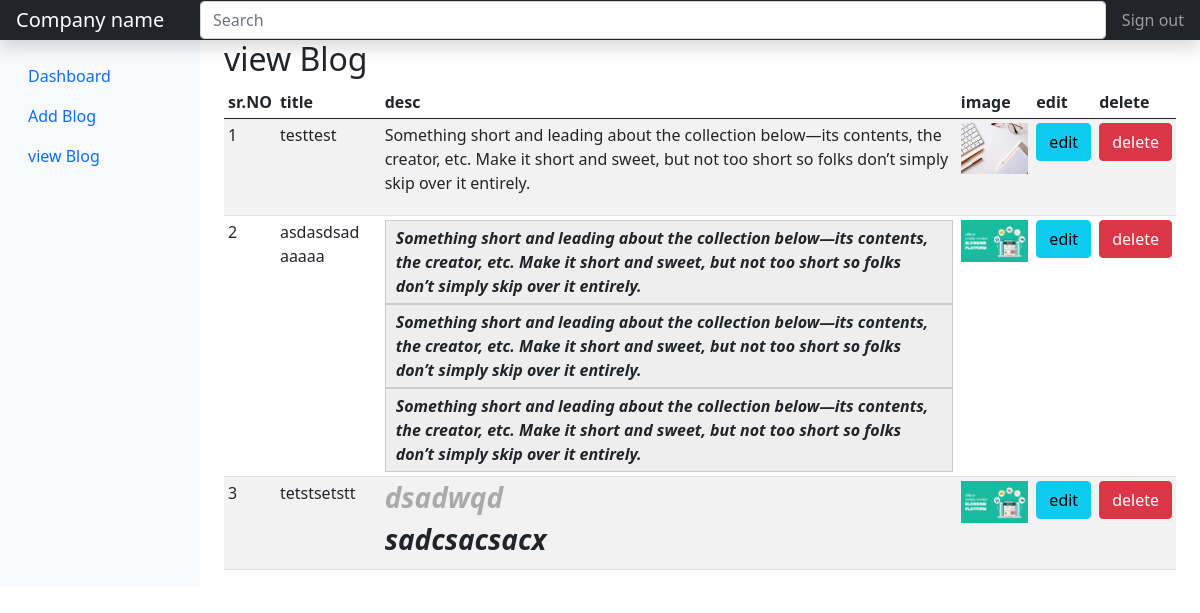
The page /index.php/admin/blog on the database its author committed.
### tables this page shows
CREATE TABLE `articles` (
  `blogid` int(11) NOT NULL,
  `blog_title` varchar(250) DEFAULT NULL,
  `blog_desc` text DEFAULT NULL,
  `blog_img` varchar(300) DEFAULT NULL,
  `status` tinyint(1) NOT NULL DEFAULT 1 COMMENT 'unpublished=>0  published=>1',
  `created_on` timestamp NOT NULL DEFAULT current_timestamp(),
  `updated_on` timestamp NOT NULL DEFAULT current_timestamp() ON UPDATE current_timestamp()
);

### application/controllers/admin/blog.php (called while the page is built, shortened)
<?php
class blog extends CI_Controller {
	public function index()
	{
                $this->load->model('blog_model','bm');
                $result=$this->bm->fetshArticles();
                $data['result']=$result;
		$this->load->view('adminpanel/blog_view',$data);
	}
}

### index.php (called while the page is built, shortened)
<?php
require_once BASEPATH.'core/CodeIgniter.php';

### application/models/blog_model.php (called while the page is built, shortened)
<?php
class blog_model extends CI_Model{
  function fetshArticles(){
    $result=$this->db->query("SELECT * FROM `articles` ORDER BY `blogid` DESC");
    return $result->result_array();
  }
}
 ?>

### application/views/adminpanel/blog_view.php (the view, shortened to what this page needs)
    <main class="col-md-9 ms-sm-auto col-lg-10 px-md-4">
      <h2>view Blog</h2>
      <table class="table table-striped table-sm">
          <thead>
            <tr>
              <th>sr.NO</th>
              <th>title</th>
              <th>desc</th>
              <th>image</th>
              <th>edit</th>
              <th>delete</th>
            </tr>
          </thead>
          <tbody>
            <?php
              if ($result) {
              $counter=1;
              foreach ($result as $key => $value) {
                echo "
                  <tr>
                    <td>".$counter."</td>
                    <td>".$value['blog_title']."</td>
                    <td>".$value['blog_desc']."</td>
                    <td><img src='". base_url().$value['blog_img']."' class='img-fluid' width='100'></td>
                    <td><a class='btn btn-info' href='" . base_url().'admin/blog/editBlog/'.$value['blogid']."'>edit</a></td>
                    <td><a class='btn btn-danger delete' href='#.' data-id=".$value['blogid'].">delete</a></td>
                  </tr>
                ";
                 $counter++;
              }
            }
            else
            {
              echo "<tr><td colspan='6' > no records found </td></tr>";
            }
            ?>
          </tbody>
        </table>
    </main>
  </div>
</div>

### rows shown on the page
articles: blog_title "testtest", blog_desc "Something short and leading about the collection below—its contents, the creator, etc. Make it short and sweet, but not too short so folks don’t simply skip over it entirely.", blog_img (picture)
articles: blog_title "asdasdsad aaaaa", blog_desc "Something short and leading about the collection below—its contents, the creator, etc. Make it short and sweet, but not too short so folks don’t simply skip over it entirely. Something short and leading about the collection below—its contents, the creator, etc. Make it short and sweet, but not too short so folks don’t simply skip over it entirely. Something short and leading about the collection below—its contents, the creator, etc. Make it short and sweet, but not too short so folks don’t simply skip over it entirely.", blog_img (picture)
articles: blog_title "tetstsetstt", blog_desc "dsadwqd sadcsacsacx", blog_img (picture)
